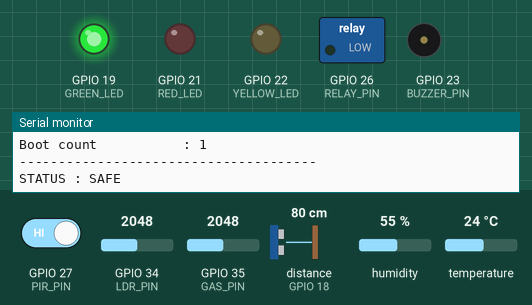
This sketch was run on a simulated ESP32. Parts: switched loads named in the sketch (green lamp = pin HIGH), output pins drawn as LEDs (lit = HIGH), buzzer (waves = sounding, pin HIGH), the last lines printed to the serial monitor. Wiring (inferred from the names in the program): ultrasonic range finder: trigger GPIO 5; echo GPIO 18. Dashed ring = blinking. Inputs (shaded band) come from the test bench; at power-on: distance to the obstacle (sensor on GPIO 18) 80 cm, GPIO 34 (LDR_PIN) = 2048, GPIO 35 (GAS_PIN) = 2048, GPIO 27 (PIR_PIN) HIGH, humidity 55 %, temperature 24 °C. The echo pulse lasts 58.3 µs per cm; WiFi joins after 1.5 s; servers stay silent unless stated; uploads are accepted with an empty reply; pins used as bus, display or sensor lines are not drawn.

Above: at 2.7 s.
2.8 s: distance to the obstacle (sensor on GPIO 18) set to 30 cm
At 6.2 s:
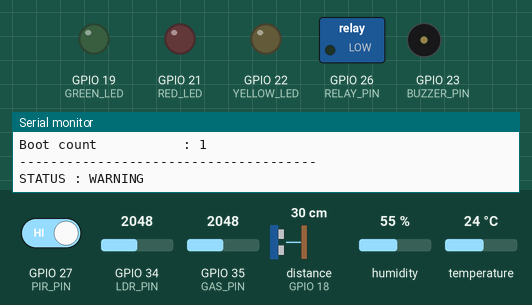
7.9 s: distance to the obstacle (sensor on GPIO 18) set to 25 cm
At 8.56 s:
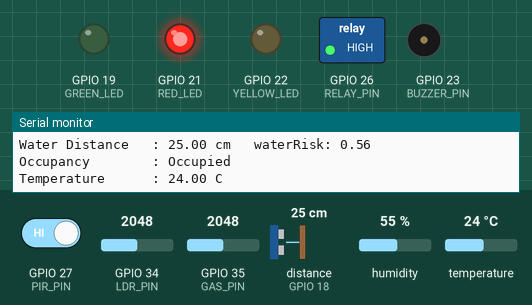
At 9.38 s:
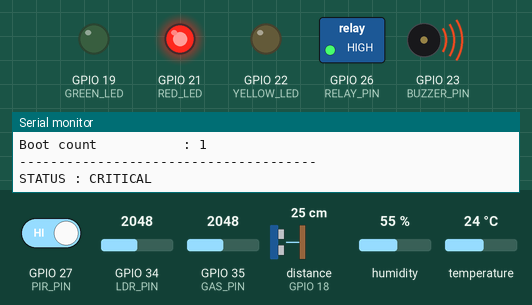
11.4 s: GPIO 34 (LDR_PIN) set to 1833
14.9 s: GPIO 34 (LDR_PIN) set to 1765
At 15.6 s:
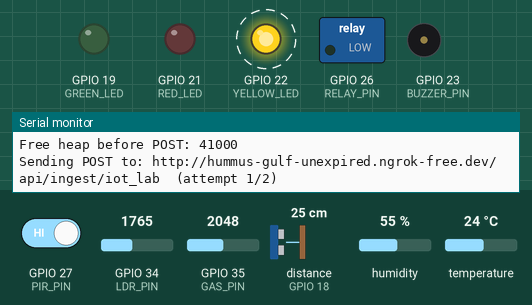
19.5 s: GPIO 35 (GAS_PIN) set to 109
21.0 s: GPIO 35 (GAS_PIN) set to 88
Timing chart, 0 to 23.5 s (numbered marks = the images above; inputs shaded):
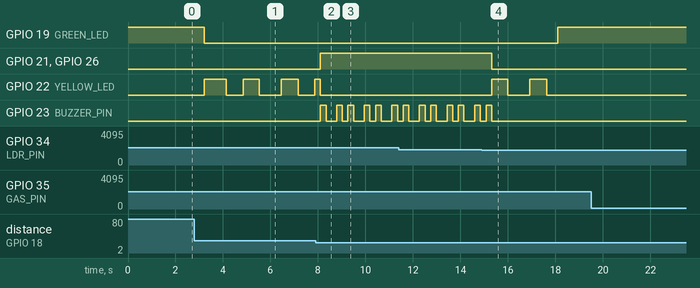

Measured:
- the behaviour switches between 28 and 27 cm on distance to the obstacle (sensor on GPIO 18) (found by bisection; images 1 and 2)
- the behaviour switches between 1801 and 1800 on GPIO 34 (LDR_PIN) (found by bisection; images 3 and 4)
- after the input at 7.9 s, GPIO 21 (RED_LED), GPIO 26 (RELAY_PIN): LOW → HIGH after 0.20 s; GPIO 23 (BUZZER_PIN): LOW → HIGH after 0.20 s, then repeats every 1.2 s: LOW 0.45 s, HIGH 0.24 s, LOW 0.24 s, HIGH 0.24 s
- after the input at 14.9 s, GPIO 19 (GREEN_LED): LOW → HIGH after 3.2 s; GPIO 21 (RED_LED), GPIO 26 (RELAY_PIN): HIGH → LOW after 0.42 s; GPIO 22 (YELLOW_LED): alternates HIGH for 0.70 s and LOW for 0.92 s, 4 changes in all, then stays LOW, starting after 0.42 s; GPIO 23 (BUZZER_PIN): goes on until 15.3 s, then stays LOW

The sketch:

iot_lab_zone_node_.ino
```cpp
#include <DHT.h>
#include <WiFi.h>
#include <HTTPClient.h>
#include <ArduinoJson.h>
#include <esp_task_wdt.h>

//===================== BACKEND CONFIG (edit these 2 lines) =====================
const char* BACKEND_URL = "http://hummus-gulf-unexpired.ngrok-free.dev";  // <-- your ngrok URL, http://
const char* ZONE_API_KEY = "667b28ab75497f64";
const char* ZONE_ID      = "iot_lab";

const char* WIFI_SSID = "Wokwi-GUEST";   // Wokwi's simulated network, gives real internet access
const char* WIFI_PASS = "";

//===================== SENSOR PINS =====================

#define LDR_PIN        34   // stands in for the flame/fire sensor
#define GAS_PIN        35

#define TRIG_PIN       5
#define ECHO_PIN       18

#define PIR_PIN        27

#define DHT_PIN        4
#define DHT_TYPE       DHT22

//===================== OUTPUT PINS =====================

#define GREEN_LED      19   // SAFE
#define YELLOW_LED     22   // WARNING (blinks)
#define RED_LED        21   // CRITICAL (solid) / OFFLINE (fast blink)

#define RELAY_PIN      26
#define BUZZER_PIN     23

//===================== DHT =====================

DHT dht(DHT_PIN, DHT_TYPE);

//===================== RAW SENSOR VALUES =====================

int ldrValue = 0;
int gasValue = 0;
int motion = 0;

float temperature = 0;
float humidity = 0;
float distance = 0;

//===================== STATE MACHINE =====================

#define SAFE_STATE      0
#define WARNING_STATE   1
#define CRITICAL_STATE  2
#define OFFLINE_STATE   3

int currentState = SAFE_STATE;
int previousState = SAFE_STATE;

//===================== BOOT COUNTER (NEW -- reboot-loop detection) =====================
// RTC_DATA_ATTR survives a software reset / panic-reboot (though not a full
// power cycle). If this number keeps climbing across a single simulation
// run, the chip is silently resetting -- which explains bootTime (and the
// gas warm-up window) restarting from zero over and over, even though the
// Wokwi/Serial timer visually looks like it just keeps counting up.
RTC_DATA_ATTR int bootCount = 0;

//===================== BACKEND-DRIVEN STATE =====================

bool backendReachable = false;
int backendState = SAFE_STATE;
bool backendActuate = false;

unsigned long lastSendTime = 0;
const unsigned long SEND_INTERVAL_MS = 1000;

bool pendingRetry = false;

//===================== STARTUP GRACE PERIOD =====================

#define STARTUP_GRACE_MS   3000
unsigned long systemBootTime = 0;

bool inStartupGrace() {
  return (millis() - systemBootTime) < STARTUP_GRACE_MS;
}

//===================== FIRE: DEBOUNCE + RECOVERY =====================

#define FIRE_RAW_THRESHOLD   1800
#define FIRE_DEBOUNCE_MS     1000
#define FIRE_RECOVERY_MS     3000

unsigned long fireAboveSince = 0;
bool fireConfirmed = false;
unsigned long fireDecayStart = 0;
float fireRisk = 0.0;

//===================== GAS: WARM-UP =====================

#define GAS_WARMUP_MS   30000
unsigned long bootTime = 0;
float gasRisk = 0.0;
bool gasWarmingUp = true;

//===================== WATER =====================

float waterRisk = 0.0;

//===================== PIR: DEBOUNCE + OFFLINE DETECTION =====================

#define OCC_HOLD_MS            1000
#define PIR_TOGGLE_WINDOW_MS   1000
#define PIR_TOGGLE_LIMIT       6

int lastPirRaw = LOW;
unsigned long pirToggleWindowStart = 0;
int pirToggleCount = 0;
bool pirOffline = false;

bool pendingOccupancy = false;
unsigned long pendingSince = 0;
bool occupancyConfirmed = false;

//===================== RISK FUSION WEIGHTS (Section 13 formula) =====================

const float W_FIRE  = 40.0;
const float W_GAS   = 25.0;
const float W_WATER = 20.0;
const float W_OCC   = 15.0;

float riskScore = 0.0;

unsigned long previousMillis = 0;
bool ledState = LOW;
const long blinkInterval = 500;
const long offlineBlinkInterval = 150;

//===================== BUZZER: BEEP PATTERN =====================

unsigned long buzzerPreviousMillis = 0;
bool buzzerState = LOW;
const long buzzerOnMs  = 150;
const long buzzerOffMs = 150;

void updateBuzzer(bool shouldBeep) {
  if (!shouldBeep) {
    if (buzzerState != LOW) {
      buzzerState = LOW;
      digitalWrite(BUZZER_PIN, LOW);
    }
    return;
  }

  unsigned long now = millis();
  unsigned long interval = buzzerState ? buzzerOnMs : buzzerOffMs;

  if (now - buzzerPreviousMillis >= interval) {
    buzzerPreviousMillis = now;
    buzzerState = !buzzerState;
    digitalWrite(BUZZER_PIN, buzzerState ? HIGH : LOW);
  }
}

//===================== SETUP =====================

void setup() {

  Serial.begin(115200);

  // FIX (root cause of the "gas stuck on WARMING UP forever" bug):
  // the loop task was previously blocking for up to ~3 attempts x 10s
  // timeout = ~30s+ inside sendToBackend() whenever the backend was slow
  // or unreachable, with no yield() in between. That's long enough to
  // trip the ESP32's task watchdog, which silently resets the chip --
  // wiping bootTime back to ~0 and restarting the 30s gas warm-up window
  // every time. We now (a) explicitly configure a longer watchdog timeout
  // as a safety net, and (b) shrink the HTTP timeouts/attempts below so a
  // stuck backend can never block the loop anywhere near that long again.
  // NOTE: newer arduino-esp32 cores (3.x, used by current Wokwi) already
  // auto-initialize the Task Watchdog Timer via their default sdkconfig, so
  // we deliberately do NOT call esp_task_wdt_init()/reconfigure() here --
  // its exact signature has changed across core versions and re-triggers
  // build errors. We just register the loop task with whatever TWDT the
  // framework already started, then feed it with esp_task_wdt_reset() calls
  // spread through loop()/sendToBackend()/connectWifi() below. If this
  // build's core has TWDT disabled by default instead, esp_task_wdt_add()
  // and esp_task_wdt_reset() are still safe no-ops -- they just won't do
  // anything, which is harmless.
  esp_task_wdt_add(NULL);

  dht.begin();

  pinMode(TRIG_PIN, OUTPUT);
  pinMode(ECHO_PIN, INPUT);

  pinMode(PIR_PIN, INPUT);

  pinMode(GREEN_LED, OUTPUT);
  pinMode(YELLOW_LED, OUTPUT);
  pinMode(RED_LED, OUTPUT);
  pinMode(RELAY_PIN, OUTPUT);
  pinMode(BUZZER_PIN, OUTPUT);

  digitalWrite(GREEN_LED, HIGH);   // boot straight into a visible SAFE state
  digitalWrite(YELLOW_LED, LOW);
  digitalWrite(RED_LED, LOW);
  digitalWrite(RELAY_PIN, LOW);
  digitalWrite(BUZZER_PIN, LOW);

  bootTime = millis();
  systemBootTime = millis();
  pirToggleWindowStart = millis();

  bootCount++;   // NEW -- increments only if this is a genuine reset/reboot

  Serial.println("======================================");
  Serial.println(" SMART CAMPUS SAFETY SYSTEM ");
  Serial.println("======================================");
  Serial.print(" Boot count this session: ");
  Serial.println(bootCount);
  if (bootCount > 1) {
    Serial.println(" *** WARNING: chip has reset more than once -- ");
    Serial.println("     something upstream (WiFi/backend/watchdog) is crashing it. ***");
  }
  Serial.println("Booting into SAFE state, startup grace period active...");

  connectWifi();
}

//===================== WIFI =====================

void connectWifi() {
  WiFi.begin(WIFI_SSID, WIFI_PASS);
  Serial.print("Connecting to WiFi");
  int attempts = 0;
  while (WiFi.status() != WL_CONNECTED && attempts < 40) {
    delay(250);
    esp_task_wdt_reset();   // feed the watchdog during the connect-wait loop
    Serial.print(".");
    attempts++;
  }
  if (WiFi.status() == WL_CONNECTED) {
    Serial.println("\nWiFi connected. IP: " + WiFi.localIP().toString());
  } else {
    Serial.println("\nWiFi FAILED -- running on local fail-safe logic only.");
  }
}

//===================== ULTRASONIC =====================

float getDistance() {

  digitalWrite(TRIG_PIN, LOW);
  delayMicroseconds(2);

  digitalWrite(TRIG_PIN, HIGH);
  delayMicroseconds(10);

  digitalWrite(TRIG_PIN, LOW);

  long duration = pulseIn(ECHO_PIN, HIGH, 30000);

  if (duration == 0)
    return 999;

  return duration * 0.0343 / 2.0;
}

//===================== READ ALL SENSORS =====================

void readSensors() {

  ldrValue = analogRead(LDR_PIN);

  gasValue = analogRead(GAS_PIN);

  distance = getDistance();

  motion = digitalRead(PIR_PIN);

  temperature = dht.readTemperature();

  humidity = dht.readHumidity();

}

//===================== FIRE: debounce + recovery (LOCAL fail-safe copy) ====

void processFire() {

  bool aboveThreshold = (ldrValue > FIRE_RAW_THRESHOLD);
  unsigned long now = millis();

  if (aboveThreshold) {

    if (fireAboveSince == 0) fireAboveSince = now;

    if (!fireConfirmed && (now - fireAboveSince >= FIRE_DEBOUNCE_MS)) {
      fireConfirmed = true;
    }

    if (fireConfirmed) {
      fireRisk = 1.0;
      fireDecayStart = 0;
    }

  } else {

    fireAboveSince = 0;

    if (fireConfirmed) {
      if (fireDecayStart == 0) fireDecayStart = now;

      unsigned long elapsed = now - fireDecayStart;

      if (elapsed >= FIRE_RECOVERY_MS) {
        fireRisk = 0.0;
        fireConfirmed = false;
        fireDecayStart = 0;
      } else {
        fireRisk = 1.0 - ((float)elapsed / (float)FIRE_RECOVERY_MS);
      }

    } else {
      fireRisk = 0.0;
    }
  }
}

//===================== GAS: warm-up handling =====================

void processGas() {

  gasWarmingUp = (millis() - bootTime) < GAS_WARMUP_MS;

  if (gasWarmingUp) {
    gasRisk = 0.0;
  } else {
    gasRisk = constrain((float)gasValue / 4095.0, 0.0, 1.0);
  }
}

//===================== WATER: normalize distance =====================

void processWater() {

  if (distance <= 0 || distance > 50) {
    waterRisk = 0.0;
  } else if (distance <= 5) {
    waterRisk = 1.0;
  } else {
    waterRisk = constrain((50.0 - distance) / 45.0, 0.0, 1.0);
  }
}

//===================== PIR: debounce + offline detection =====================

void processPir() {

  int raw = motion;
  unsigned long now = millis();

  if (raw != lastPirRaw) {

    if (now - pirToggleWindowStart > PIR_TOGGLE_WINDOW_MS) {
      pirToggleWindowStart = now;
      pirToggleCount = 0;
    }

    pirToggleCount++;
    lastPirRaw = raw;
  }

  pirOffline = (pirToggleCount > PIR_TOGGLE_LIMIT);

  if (!pirOffline) {

    bool rawOccupied = (raw == HIGH);

    if (rawOccupied != pendingOccupancy) {
      pendingOccupancy = rawOccupied;
      pendingSince = now;
    }

    if (now - pendingSince >= OCC_HOLD_MS) {
      occupancyConfirmed = pendingOccupancy;
    }
  }
}

//===================== SEND RAW READINGS TO BACKEND =====================
// FIX: timeouts and attempt count reduced so a slow/unreachable backend can
// never block the loop task long enough to trip the watchdog. Old worst
// case: 3 attempts x 10s timeout + 2x300ms retry delay = ~30.6s blocked.
// New worst case: 2 attempts x 4s timeout + 1x300ms retry delay = ~8.3s --
// comfortably under the 20s WDT configured in setup(), with margin.
// esp_task_wdt_reset() is also called around the blocking POST call itself
// as a second layer of protection.

void sendToBackend() {

  if (WiFi.status() != WL_CONNECTED) {
    connectWifi();
    if (WiFi.status() != WL_CONNECTED) {
      backendReachable = false;
      return;
    }
  }

  Serial.print("WiFi status before POST: ");
  Serial.println(WiFi.status());
  Serial.print("Free heap before POST: ");
  Serial.println(ESP.getFreeHeap());

  String url = String(BACKEND_URL) + "/api/ingest/" + ZONE_ID;

  float rawFireSignal = (ldrValue > FIRE_RAW_THRESHOLD) ? 1.0 : 0.0;
  float gasNorm = constrain((float)gasValue / 4095.0, 0.0, 1.0);

  StaticJsonDocument<256> doc;
  doc["fire"] = rawFireSignal;
  doc["gas"] = gasNorm;
  doc["gas_warming_up"] = gasWarmingUp;
  doc["water"] = waterRisk;
  doc["occupancy"] = occupancyConfirmed;
  doc["pir_offline"] = pirOffline;
  doc["sequence_no"] = (long)(millis());

  String body;
  serializeJson(doc, body);

  int httpCode = -1;
  const int MAX_ATTEMPTS = 2;                 // was 3
  const int HTTP_TIMEOUT_MS = 4000;           // was 10000

  for (int attempt = 1; attempt <= MAX_ATTEMPTS; attempt++) {

    esp_task_wdt_reset();   // feed the watchdog right before a blocking call

    WiFiClient client;

    HTTPClient http;
    http.begin(client, url);
    http.setConnectTimeout(HTTP_TIMEOUT_MS);
    http.setTimeout(HTTP_TIMEOUT_MS);
    http.addHeader("Content-Type", "application/json");
    http.addHeader("x-api-key", ZONE_API_KEY);
    http.addHeader("ngrok-skip-browser-warning", "true");

    Serial.print("Sending POST to: ");
    Serial.print(url);
    Serial.print("  (attempt ");
    Serial.print(attempt);
    Serial.print("/");
    Serial.print(MAX_ATTEMPTS);
    Serial.println(")");

    httpCode = http.POST(body);

    esp_task_wdt_reset();   // feed it again right after, before any more work

    Serial.print("httpCode: ");
    Serial.println(httpCode);

    if (httpCode == 307 || httpCode == 301 || httpCode == 302) {
      Serial.print(">>> Redirected to: ");
      Serial.println(http.getLocation());
    }

    if (httpCode == 200) {
      String response = http.getString();
      Serial.print("Backend -> ");
      Serial.println(response);

      StaticJsonDocument<256> resp;
      if (deserializeJson(resp, response) == DeserializationError::Ok) {
        String stateStr = resp["state"] | "SAFE";
        bool rawActuate = resp["actuate"] | false;

        int parsedState = SAFE_STATE;
        if (stateStr == "SAFE") parsedState = SAFE_STATE;
        else if (stateStr == "WARNING") parsedState = WARNING_STATE;
        else if (stateStr == "CRITICAL") parsedState = CRITICAL_STATE;
        else if (stateStr == "OFFLINE") parsedState = OFFLINE_STATE;

        if (inStartupGrace()) {
          backendState = SAFE_STATE;
          backendActuate = false;
          Serial.println("  (startup grace period active -- forcing SAFE, ignoring backend state)");
        } else {
          backendState = parsedState;
          backendActuate = rawActuate;
        }

        backendReachable = true;
        pendingRetry = false;
      }
      http.end();
      return;
    }

    Serial.print("  attempt ");
    Serial.print(attempt);
    Serial.println(" failed" );
    if (httpCode < 0) {
      Serial.println("  (negative code = network-level failure, not an HTTP response)");
    }

    http.end();

    if (attempt < MAX_ATTEMPTS) {
      Serial.println("  retrying...");
      delay(300);
      esp_task_wdt_reset();
    }
  }

  Serial.print("Backend send failed after ");
  Serial.print(MAX_ATTEMPTS);
  Serial.print(" attempts, httpCode=");
  Serial.println(httpCode);
  backendReachable = false;
  pendingRetry = true;
}

//===================== PRINT SENSOR DATA =====================

void printSensorData() {

  Serial.println("--------------------------------------");

  if (inStartupGrace()) {
    Serial.print("STARTUP GRACE PERIOD: ");
    Serial.print((STARTUP_GRACE_MS - (millis() - systemBootTime)) / 1000.0, 1);
    Serial.println("s remaining -- forcing SAFE");
  }

  Serial.print("LDR (fire) raw   : ");
  Serial.print(ldrValue);
  Serial.print("   fireRisk(local): ");
  Serial.println(fireRisk, 2);

  // NEW: print the actual countdown, not just the boolean, so a stuck
  // warm-up (reboot loop, or a mismatched GAS_WARMUP_MS) is obvious on
  // screen instead of silently showing "(WARMING UP - ignored)" forever.
  Serial.print("Gas raw          : ");
  Serial.print(gasValue);
  Serial.print("   gasRisk: ");
  Serial.print(gasRisk, 2);
  if (gasWarmingUp) {
    long remainingMs = (long)GAS_WARMUP_MS - (long)(millis() - bootTime);
    Serial.print("   (WARMING UP - ignored, ");
    Serial.print(remainingMs / 1000.0, 1);
    Serial.println("s remaining)");
  } else {
    Serial.println();
  }

  Serial.print("Water Distance   : ");
  Serial.print(distance);
  Serial.print(" cm   waterRisk: ");
  Serial.println(waterRisk, 2);

  Serial.print("Occupancy        : ");
  if (pirOffline)
    Serial.println("OFFLINE (sensor fault)");
  else
    Serial.println(occupancyConfirmed ? "Occupied" : "Empty");

  if (!isnan(temperature)) {
    Serial.print("Temperature      : ");
    Serial.print(temperature);
    Serial.println(" C");
  }

  if (!isnan(humidity)) {
    Serial.print("Humidity         : ");
    Serial.print(humidity);
    Serial.println(" %");
  }

  Serial.print("LOCAL risk estimate : ");
  Serial.println(riskScore, 1);
  Serial.print("BACKEND reachable   : ");
  Serial.println(backendReachable ? "yes (backend is authoritative)" : "no (using local fail-safe)");
  Serial.print("Boot count           : ");
  Serial.println(bootCount);

  Serial.println("--------------------------------------");
}

//===================== CHECK STATUS (LOCAL fail-safe risk fusion) =====================

void checkStatus() {

  if (inStartupGrace()) {
    currentState = SAFE_STATE;
    riskScore = 0.0;
    return;
  }

  if (pirOffline) {
    currentState = OFFLINE_STATE;
    return;
  }

  float occFactor = occupancyConfirmed ? 1.0 : 0.3;

  riskScore = (W_FIRE  * fireRisk)
            + (W_GAS   * gasRisk)
            + (W_WATER * waterRisk)
            + (W_OCC   * occFactor);

  if (riskScore >= 65)
    currentState = CRITICAL_STATE;
  else if (riskScore >= 30)
    currentState = WARNING_STATE;
  else
    currentState = SAFE_STATE;
}

//===================== UPDATE OUTPUTS =====================

void updateOutputs() {

  int effectiveState = backendReachable ? backendState : currentState;
  bool effectiveActuate = backendReachable ? backendActuate : (currentState == CRITICAL_STATE);

  bool stateChanged = (effectiveState != previousState);

  if (stateChanged) {

    Serial.println();
    Serial.print("STATE CHANGED : ");

    if (effectiveState == SAFE_STATE) Serial.println("SAFE");
    else if (effectiveState == WARNING_STATE) Serial.println("WARNING");
    else if (effectiveState == CRITICAL_STATE) Serial.println("CRITICAL");
    else if (effectiveState == OFFLINE_STATE) Serial.println("OFFLINE");

    if (effectiveState == WARNING_STATE) {
      previousMillis = millis();
      ledState = HIGH;
      digitalWrite(YELLOW_LED, ledState);
    }

    if (effectiveState == CRITICAL_STATE) {
      digitalWrite(RED_LED, HIGH);
      if (effectiveActuate) {
        digitalWrite(RELAY_PIN, HIGH);
      }
    }

    previousState = effectiveState;
  }

  //================ SAFE =================

  if (effectiveState == SAFE_STATE) {

    digitalWrite(GREEN_LED, HIGH);
    digitalWrite(YELLOW_LED, LOW);
    digitalWrite(RED_LED, LOW);

    digitalWrite(RELAY_PIN, LOW);
    updateBuzzer(false);

    Serial.println("STATUS : SAFE");
  }

  //================ WARNING =================

  else if (effectiveState == WARNING_STATE) {

    digitalWrite(GREEN_LED, LOW);
    digitalWrite(RED_LED, LOW);

    unsigned long currentMillis = millis();

    if (currentMillis - previousMillis >= blinkInterval) {
      previousMillis = currentMillis;
      ledState = !ledState;
      digitalWrite(YELLOW_LED, ledState);
    }

    digitalWrite(RELAY_PIN, LOW);
    updateBuzzer(false);

    Serial.println("STATUS : WARNING");
  }

  //================ CRITICAL =================

  else if (effectiveState == CRITICAL_STATE) {

    digitalWrite(GREEN_LED, LOW);
    digitalWrite(YELLOW_LED, LOW);
    digitalWrite(RED_LED, HIGH);

    if (effectiveActuate) {
      digitalWrite(RELAY_PIN, HIGH);
      updateBuzzer(true);
    } else {
      digitalWrite(RELAY_PIN, LOW);
      updateBuzzer(false);
    }

    Serial.println("STATUS : CRITICAL");
  }

  //================ OFFLINE =================

  else {

    digitalWrite(GREEN_LED, LOW);
    digitalWrite(YELLOW_LED, LOW);

    unsigned long currentMillis = millis();

    if (currentMillis - previousMillis >= offlineBlinkInterval) {
      previousMillis = currentMillis;
      ledState = !ledState;
      digitalWrite(RED_LED, ledState);
    }

    digitalWrite(RELAY_PIN, LOW);
    updateBuzzer(false);

    Serial.println("STATUS : OFFLINE (PIR sensor fault)");
  }
}

//===================== LOOP =====================

void loop() {

  esp_task_wdt_reset();   // feed the watchdog at the top of every loop

  readSensors();

  processFire();
  processGas();
  processWater();
  processPir();

  checkStatus();

  printSensorData();

  unsigned long now = millis();
  if (now - lastSendTime >= SEND_INTERVAL_MS) {
    lastSendTime = now;
    sendToBackend();
  }

  updateOutputs();

  delay(200);
}
```
